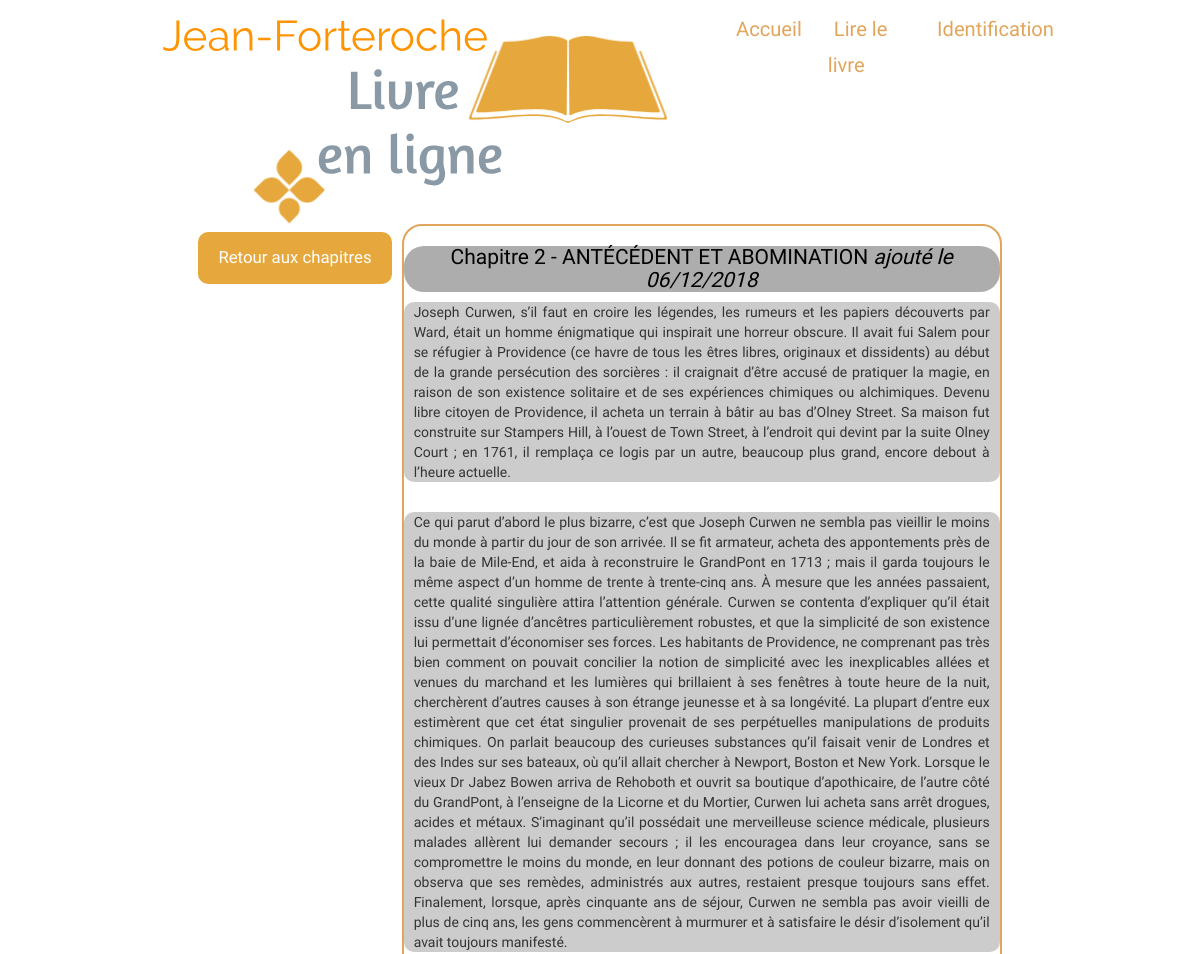
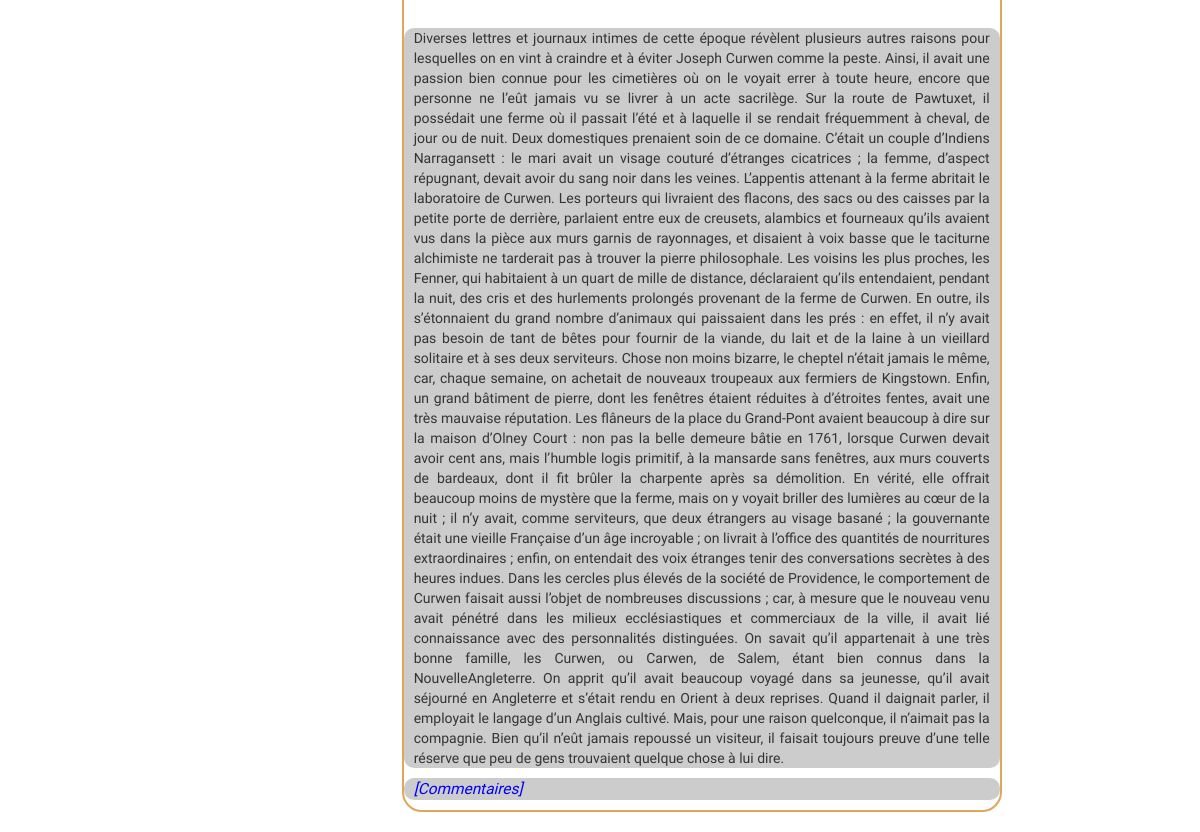
Page /index.php?action=post&id=2 on the committed database (2 pictures, top to bottom).
### tables this page shows
CREATE TABLE IF NOT EXISTS `posts` (
  `id` int(11) NOT NULL AUTO_INCREMENT,
  `chapter_id` int(11) NOT NULL,
  `post_title` varchar(255) NOT NULL,
  `post_content` text NOT NULL,
  `creation_date` datetime NOT NULL,
  PRIMARY KEY (`id`)
);

### controller/ControllerPosts.php (called while the page is built, shortened)
<?php
require_once('model/PostManager.php');
class ControllerPosts extends Controller
{
    public function post($postId)
    {
        $postManager = new PostManager();
        $post        = $postManager->getPost($postId);
        require('view/postView.php');
    }
}

### model/PostManager.php (called while the page is built, shortened)
<?php
class PostManager extends Manager
{
    public function getPost($postId)
    {
        $db = $this->dbConnect();
        $req = $db->prepare('SELECT id, chapter_id, post_title, post_content, DATE_FORMAT(creation_date, \'%d/%m/%Y\') AS creation_date_fr FROM posts WHERE id = ?');
        $req->execute(array($postId));
        $post = $req->fetch();
        return $post;
    }
}

### view/postView.php (the view, shortened to what this page needs)
<div class="body_container">
        <a class="back_link" href="index.php?action=allPosts">Retour aux chapitres</a>
    <div class="index_pages_link">
        <div class="chapter_container">
            <div class="chapter">
                <h3>
                    <?= htmlspecialchars($post['post_title']) ?>
                    <em> ajouté le <?= $post['creation_date_fr'] ?></em>
                </h3>
                <p>
                    <?= nl2br($post['post_content']) ?>
                </p>
                <p>
                    <em><a class="comments" href="index.php?action=comments&amp;id=<?= $post['id'] ?>">[Commentaires]</a></em>
                    <br />
                </p>
            </div>
        </div>
    </div>
<?php require('template.php'); ?>

### public/css/style.css (style rules this page uses)
body { font-family: 'Roboto Regular', serif; }
h1, h3 { text-align:center; }
h3 { background-color:#adadad; color:black; border-radius: 20px; font-size:1.5em; margin-bottom:0px; }
.body_container { display: flex; justify-content: center; align-items: flex-start; }
.back_link { font-size: 1.2em; background-color: #E6A83D; color: white; padding: 14px 20px; margin: 8px 0; border: none; border-radius: 10px; cursor: pointer; margin-right: 10px; }
.index_pages_link { display: flex; width: 50%; flex-direction: column; justify-content: center; }
.chapter_container { border: 2px solid #e1a55b; border-radius: 20px; margin-bottom: 20px; }
.chapter p { background-color:#CCCCCC; margin-top:0px; padding-left: 10px; padding-right: 10px; border-radius: 10px; }
.chapter { margin:auto; }
.comments { text-decoration: none; color: blue; font-size: 1.1em; }

### rows in the picture
posts: post_title "Chapitre 2 - ANTÉCÉDENT ET ABOMINATION", post_content "Joseph Curwen, s’il faut en croire les légendes, les rumeurs et les papiers découverts par Ward, était un homme énigmatique qui inspirait une horreur obscure. Il avait fui Salem pour se réfugier à Providence (ce havre de tous les êtres libres, originaux et dissidents) au début de la grande persécution des sorcières : il craignait d’être accusé de pratiquer la magie, en raison de son existence solitaire et de ses expériences chimiques ou alchimiques. Devenu libre citoyen de Providence, il acheta un terrain à bâtir au bas d’Olney Street. Sa maison fut construite sur Stampers Hill, à l’ouest de Town Street, à l’endroit qui devint par la suite Olney Court ; en 1761, il remplaça ce logis par un…"

### other values in the picture
$post['creation_date_fr'] "06/12/2018"
